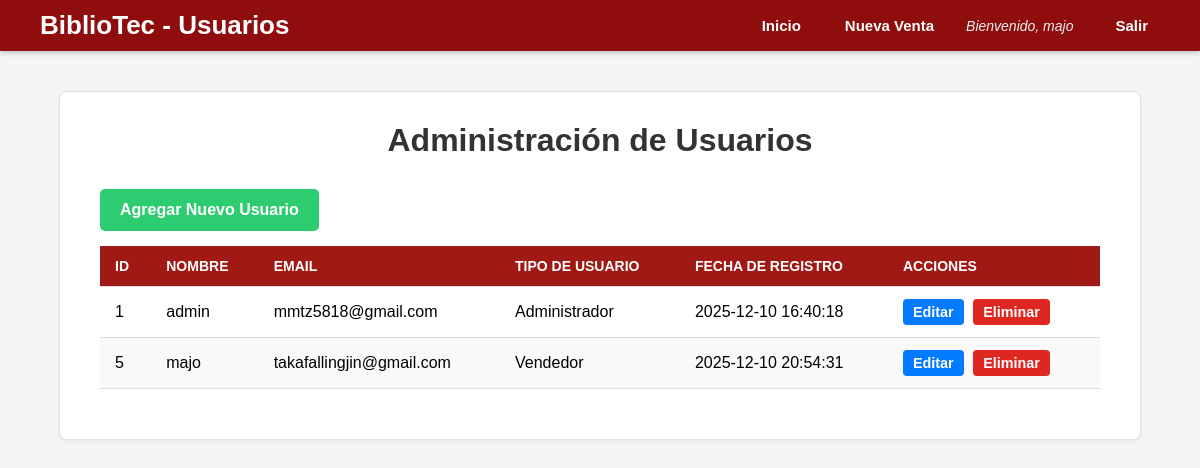
The page /usuarios.php (signed in) on the database its author committed.
### tables this page shows
CREATE TABLE `usuarios` (
  `id` int(11) NOT NULL,
  `nombre` varchar(100) NOT NULL,
  `email` varchar(100) NOT NULL,
  `password` varchar(255) NOT NULL,
  `fecha_registro` timestamp NOT NULL DEFAULT current_timestamp(),
  `rol` tinyint(1) NOT NULL DEFAULT 0
);

### usuarios.php (the view, shortened to what this page needs)
<?php
include 'conexion.php';
$sql = "SELECT id, nombre, email, rol, fecha_registro, CASE rol
        WHEN 1 THEN 'Vendedor'
        WHEN 0 THEN 'Administrador'
        ELSE 'Desconocido'
    END AS tipo_de_usuario  FROM usuarios";
$stmt = $pdo->query($sql);
$usuarios = $stmt->fetchAll(PDO::FETCH_ASSOC);
?>
<!DOCTYPE html>
<html lang="es">
<head>
    <link rel="stylesheet" href="estilo.css">
</head>
<body>
    <header>
        <div class="header-container">
            <h1>BiblioTec - Usuarios</h1>
            <nav>
                <ul>
                    <li><a href="dashboard.php">Inicio</a></li>
                    <li><a href="ventas.php">Nueva Venta</a></li>
                    <li class="user-welcome">
                        Bienvenido, <?php echo htmlspecialchars($_SESSION['user_name']); ?>
                    </li>
                    <li><a href="logout.php">Salir</a></li>
                </ul>
            </nav>
        </div>
    </header>
    <main class="main-content">
        <div class="table-container">
            <h2>Administración de Usuarios</h2>
            <div style="margin-bottom: 15px;">
                <a href="insertar_usuario.php" class="btn-dashboard btn-venta">Agregar Nuevo Usuario</a>
            </div>
            <table class="history-table">
                <thead>
                    <tr>
                        <th>ID</th>
                        <th>Nombre</th>
                        <th>Email</th>
                        <th>Tipo de usuario</th>
                        <th>Fecha de Registro</th>
                        <th>Acciones</th> </tr>
                </thead>
                <tbody>
    <?php if (count($usuarios) > 0): ?>
        <?php foreach ($usuarios as $row): ?>
            <tr>
                <td><?php echo htmlspecialchars($row['id']); ?></td>
                <td><?php echo htmlspecialchars($row['nombre']); ?></td>
                <td><?php echo htmlspecialchars($row['email']); ?></td>
                <td><?php echo htmlspecialchars($row['tipo_de_usuario']); ?></td>
                <td><?php echo htmlspecialchars($row['fecha_registro']); ?></td>
                <td class="action-btns">
                    <a href="editar_usuario.php?id=<?php echo $row['id']; ?>" class="btn-dashboard btn-primary">Editar</a>
                    <a href="eliminar_usuario.php?id=<?php echo $row['id']; ?>"
                       class="btn-dashboard btn-productos"
                       onclick="return confirm('¿Estás seguro de eliminar a <?php echo htmlspecialchars($row['nombre']); ?>?');">
                       Eliminar
                    </a>
                </td>
            </tr>
        <?php endforeach; ?>
    <?php else: ?>
        <tr>
            <td colspan="6" style="text-align: center;">No se encontraron usuarios registrados.</td>
        </tr>
    <?php endif; ?>
</tbody>
            </table>
        </div>
    </main>
</body>
</html>

### estilo.css (style rules this page uses)
body { font-family: Arial, sans-serif; margin: 0; padding: 0; background-color: #f4f4f4; }
header { background-color: #8f0d0d; color: white; padding: 10px 40px; box-shadow: 0 2px 5px rgba(0, 0, 0, 0.2); }
.header-container { display: flex; justify-content: space-between; align-items: center; max-width: 1200px; margin: 0 auto; }
header h1 { margin: 0; font-size: 26px; }
nav ul { margin: 0; padding: 0; list-style: none; display: flex; align-items: center; }
nav li { margin-left: 20px; }
nav a { text-decoration: none; color: white; font-weight: bold; font-size: 15px; padding: 8px 12px; border-radius: 4px; transition: background-color 0.3s ease; }
.user-welcome { color: #ecf0f1; font-style: italic; font-size: 14px; margin-right: 10px; }
.main-content { max-width: 1100px; margin: 40px auto; padding: 0 20px; }
.main-content h2 { font-size: 32px; color: #2d3748; margin-bottom: 30px; text-align: center; }
.btn-dashboard { display: inline-block; text-decoration: none; color: white; padding: 12px 20px; border-radius: 5px; font-weight: bold; transition: background-color 0.3s ease; }
.btn-productos { background-color: #de2720; }
.btn-venta { background-color: #2ecc71; }
.btn-primary { background-color: #007bff; color: white; }
.table-container { max-width: 1000px; margin: 0 auto; background-color: #ffffff; border: 1px solid #e0e0e0; border-radius: 8px; box-shadow: 0 2px 5px rgba(0, 0, 0, 0.05); padding: 30px 40px; }
.table-container h2 { text-align: center; margin-top: 0; margin-bottom: 30px; color: #333; }
.history-table { width: 100%; border-collapse: collapse; margin-bottom: 20px; }
.history-table th, .history-table td { padding: 12px 15px; text-align: left; border-bottom: 1px solid #ddd; }
.history-table thead { background-color: #a11915; color: white; }
.history-table thead th { font-size: 14px; text-transform: uppercase; }
.history-table tbody tr:nth-of-type(even) { background-color: #f9f9f9; }

### usuarios.php (style rules this page uses)
.action-btns a { padding: 5px 10px; margin-right: 5px; text-decoration: none; color: white; border-radius: 4px; font-size: 0.9em; }

### rows shown on the page
usuarios: id "1", nombre "admin", email "mmtz5818@gmail.com", tipo_de_usuario "Administrador", fecha_registro "2025-12-10 16:40:18"
usuarios: id "5", nombre "majo", email "takafallingjin@gmail.com", tipo_de_usuario "Vendedor", fecha_registro "2025-12-10 20:54:31"

### other values the page prints
$_SESSION['user_name'] "majo"
